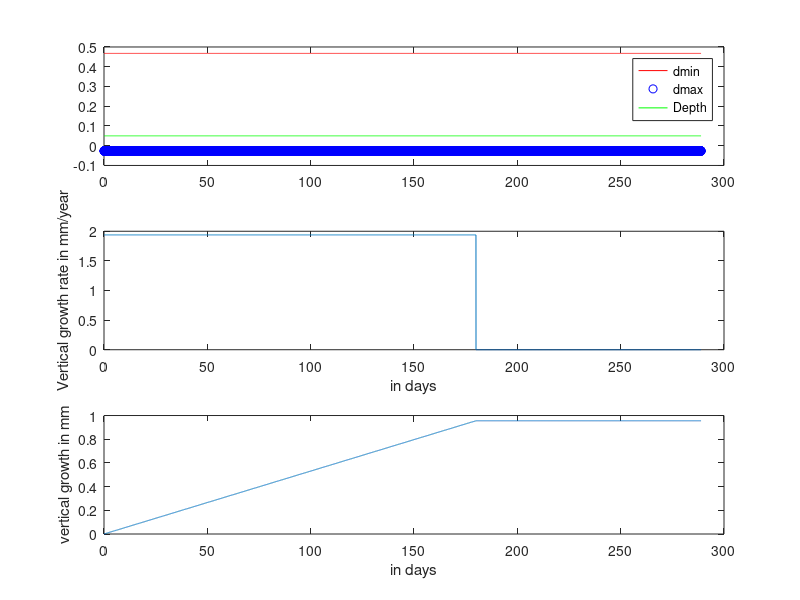

This chart was generated by the following MATLAB code:
clear all ; close all ; clc ; 
% iterate through time

% Adaptation of growth curve to COAWST model ..
% test with some fake values .. 

%need to read a mat file
% with information of mean high water and a marsh elevation
% TSK Added
%Depth=0.5 ; 
MHW= 0.45; 
MLW= -0.05; 

Samp=0.5*(MHW-MLW) ; 
Dmin= 0.429*Samp*2.0+0.253 ; 
Dmax=-0.237*Samp*2.0+0.092 ; 
 
% 
% Dmin=-Dmin ; 
% Dmax=-Dmax ; 
%Depth=  -0.25 ;
%if(Depth>0.0)
%    Depth=-Depth;
%end
Depth=-0.05;
Depth= -Depth;
%Dm=linspace(Dmax,Dmin,30); 

AA=0.25*(Dmin-Dmax)*(Dmax-Dmin); 

sec2day=1.0/86400; 
dt=2080; 
por=.9; % #rough estimate of 1-porosity
dens=2650; 
chiref=0.158; %# recalcitrant carbon
po=(1-por)*dens ; % 300; % *(1-por)*density ;% 

nlength=12000   ; 
bedmass(1:nlength)   =250; % Initial bedmass of organic matter in kg/sq-m
marsh_grow(1:nlength)=0.0 ; 
marsh_mask=1 ;
marsh_grow_old =0.0; 


marsh_vert=0.0  ; 

for iic=1:nlength  ; % length(Dmin)
  %disp('dt in days')
  BMax=2.500; %# kg/m2
  Bpeak=BMax*(Depth-Dmax)*(Depth-Dmin)/AA  ;% #peak biomass as a function of depth
  
  Bpeak(Bpeak<=1e-9)=0  ;
  Bfrac=(Bpeak/BMax);  % #quick fraction for plotting
  
  nuGp=.0138 ; % accordign to Joel units of 1/day #below ground  fraction 
% % 
  dt_indays(iic)=iic*dt*sec2day ;

  if(dt_indays(iic)<180)
%   AMC then has units kg/[s m^2 ] % Bpeak is in kg/(sq.m-year) and nugp is in
%   1/day , *dt_indays = kg/(m^2)

% why should rate of growht depend on time physically but if Joel is
% correct then dimensionally nugp =1/days Bpeak is kg/(m2-year) so AMC is
% kg/(m2-year)
% Originally i had dt in days multipleid 
%   AMC(iic)=dt_indays(iic)*Bpeak*(nuGp);  %180 growing days
    % integrated rate for 180 days of growth 

   AMC(iic)=180*Bpeak*nuGp ; 
   AMC(iic)=AMC(iic)*marsh_mask  ;
  else
   AMC(iic)=0.0; 
  end 
    
  Rref(iic)      =AMC(iic)*chiref  ;%#what material remains % kg*/(m^2)
 % elevation change due to accretion 
 % then rate is kg/(m^2-year)/kg/m^3 = m/year
 
   marsh_vert_rate(iic)=Rref(iic)/po  ; % so this actually in meters or new thinking says m/year 
   
% then convert this to m/s 
   marsh_vert_rate_insec(iic)= marsh_vert_rate(iic)/(365*86400)       ; 
   
   % then convert the rate of m/s to actual accretion m/s*dt in s to get m 
   slope_in_meter=marsh_vert_rate_insec(iic)*dt ; % each time step adds to accretion  
   marsh_grow(iic)=marsh_grow_old+slope_in_meter  ;
   
   marsh_grow_old=marsh_grow(iic);

  % convert slope in meter to kg/sq.m
   mo(iic)=slope_in_meter*po ; % added organic mass per time step  ; 
   bedmass(iic)=bedmass(iic)+mo(iic) ; 
 %  just for plotting save bpeak  
 Bpeak_save(iic)=Bpeak; 
end  

marsh_vert_rate_insec(1250)
marsh_grow(1250)

ifig=1; 

if(ifig==1)
x_fac=dt_indays./dt_indays ; 
figure(1)
subplot(3,1,1)
plot(dt_indays, squeeze(Dmin).*x_fac,'r')
hold on 
plot(dt_indays, squeeze(Dmax).*x_fac, 'bo')
hold on 
plot(dt_indays, squeeze(Depth).*x_fac, 'g')
legend('dmin','dmax','Depth')
% 
% subplot(4,1,2)
% plot(dt_indays, squeeze(mtr2))
% xlabel('in days')
% ylabel('tidal range')

%figure(2)
subplot(3,1,2)
plot(dt_indays, squeeze(marsh_vert_rate)*1000)
xlabel('in days')
ylabel('Vertical growth rate in mm/year')

subplot(3,1,3)
plot(dt_indays,marsh_grow*1000) 
xlabel('in days')
ylabel('vertical growth in mm')    
end 
% Joel s email responses 
% I have to double check but I recall nuGp has units [1/day] 
%AMC then has units kg/[s m^2 ]  (e.g. the total growth for 180 days, is resealed to a yearly rate in seconds)
%then (kg/[s m^2]) /( kg/[m^3]) = m/s  which is the vertical accretion rate as appropriate
%As for the scaling factor, this was a simple math excercise.
%It will take me time to recreate but basically, when the 
%derivative of the parabola is zero you want the function to evaluate at 
%1 given the two roots Dmax and Dmin of the parabola

%Double check the rates as the bathymetric change seems a 
%little low for 118 days. (365/118)* (2.5*10^-5) for annual rate m/yr is ~7.7 *10^-5  
%I am expecting a max change of ~3 mm (with no sediment) so the rate 
%seems off a few orders of magnitude.  Ill look through the code here this weekend. 
%rate in mm/s    2.4417e-07
% rate in m/s 2.4417e-10

% 
% irate=0; 
% if(irate==1)
% % rate in m/s 2.4417e-10
%     rate=2.4417e-10 ;
%     mv1(1)=0.0; 
%     for iic=1:nlength
%         dt_indays(iic)=dt*iic*sec2day ; 
%         if(dt_indays(iic)>180)
%             rate=0.0;
%         else
%             rate=rate;
%         end 
%     end 
%     mv1(iic+1)=dt*rate+mv1(iic) ;
% end 
